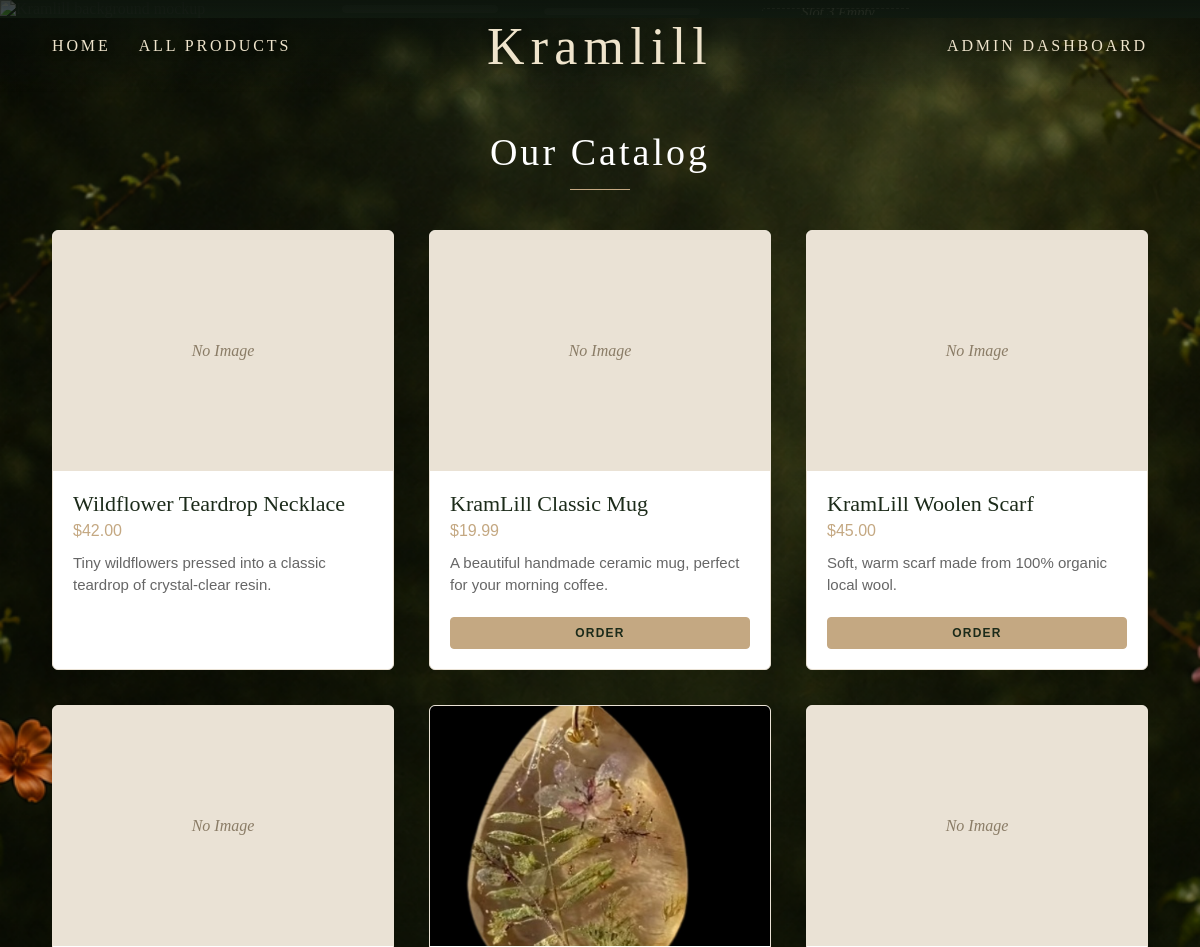
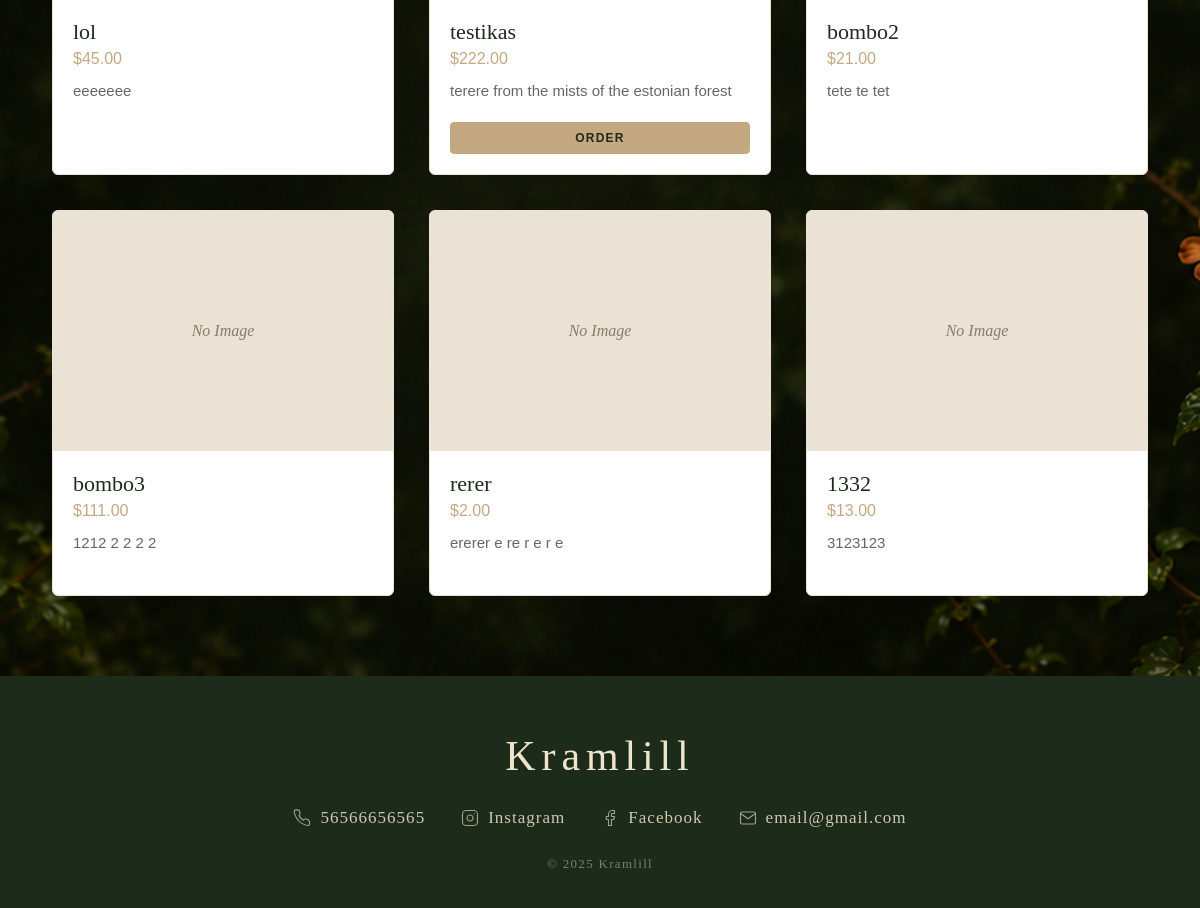
The page / on the database its author committed (2 pictures, top to bottom).
### backend/models.py (models this page shows, shortened)
class Product(db.Model):
    __tablename__ = 'products'
    id = db.Column(db.Integer, primary_key=True)
    name = db.Column(db.String(120), nullable=False)
    description = db.Column(db.Text, nullable=True)
    price = db.Column(db.Float, nullable=False)
    stock = db.Column(db.Integer, nullable=False, default=0)
    image_filename = db.Column(db.String(255), nullable=True)
    where_to_get = db.Column(db.Text, nullable=True)
    instagram_url = db.Column(db.String(255), nullable=True)
    phone = db.Column(db.String(50), nullable=True)
    category = db.Column(db.String(50), nullable=False, default='Normal')

class SiteSettings(db.Model):
    __tablename__ = 'site_settings'
    id = db.Column(db.Integer, primary_key=True)
    phone = db.Column(db.String(50), nullable=True)
    instagram_url = db.Column(db.String(255), nullable=True)
    facebook_url = db.Column(db.String(255), nullable=True)
    email = db.Column(db.String(255), nullable=True)

### backend/app.py (the view)
@app.route('/')
def index():
    pinned_1 = Product.query.filter_by(category='Pinned 1').first()
    pinned_2 = Product.query.filter_by(category='Pinned 2').first()
    pinned_3 = Product.query.filter_by(category='Pinned 3').first()
    normal_products = Product.query.filter_by(category='Normal').all()
    settings = SiteSettings.query.get(1)
    return render_template('index.html', pinned_1=pinned_1, pinned_2=pinned_2, pinned_3=pinned_3, normal_products=normal_products, settings=settings)

### backend/app.py (called while the page is built)
@app.before_request
def csrf_protect():
    if 'csrf_token' not in session:
        session['csrf_token'] = secrets.token_hex(32)
    if request.method == 'POST':
        token = request.form.get('csrf_token')
        if not token or token != session.get('csrf_token'):
            abort(400, "CSRF token missing or invalid.")

@app.before_request
def check_ip_block():
    if request.path.startswith('/admin'):
        ip = get_client_ip()
        if BlockedIP.query.filter_by(ip_address=ip).first():
            abort(403, "Access denied: your IP address has been blocked by the administrator.")

@app.context_processor
def inject_csrf_token():
    return dict(csrf_token=session.get('csrf_token'))

### frontend/templates/index.html (shortened to what this page needs)
<!DOCTYPE html>
<html lang="en">
<head>
    <link rel="stylesheet" href="{{ url_for('static', filename='css/style.css') }}">
</head>
<body>
{% macro gallery_json(product) -%}
{%- set ns = namespace(urls=[]) -%}
{%- if product.image_filename -%}{%- set ns.urls = ns.urls + [url_for('static', filename='uploads/' + product.image_filename)] -%}{%- endif -%}
{%- for gi in product.gallery_images -%}{%- set ns.urls = ns.urls + [url_for('static', filename='uploads/' + gi.filename)] -%}{%- endfor -%}
{{- ns.urls | tojson -}}
{%- endmacro %}
    <header class="site-header">
        <nav class="nav-left desktop-nav">
            <a href="/" class="nav-link">Home</a>
            <a href="/products" class="nav-link" style="margin-left: 24px;">All Products</a>
        </nav>
        <a href="/" class="logo">Kramlill</a>
        <nav class="nav-right desktop-nav">
            <a href="/admin/dashboard" class="nav-link">Admin Dashboard</a>
        </nav>
    </header>
    <main class="landing-container">
        <img src="{{ url_for('static', filename='images/landingpage_background2.png') }}" class="landing-bg" alt="Kramlill background mockup">
        <div class="pinned-slot slot-1">
            {% if pinned_1 %}
                <div class="pinned-product-card product-clickable"
                     data-name="{{ pinned_1.name }}"
                     data-price="{{ '%.2f'|format(pinned_1.price) }}"
                     data-description="{{ pinned_1.description or '' }}"
                     data-where="{{ pinned_1.where_to_get or '' }}"
                     data-instagram="{{ pinned_1.instagram_url or '' }}"
                     data-phone="{{ pinned_1.phone or '' }}"
                     data-gallery='{{ gallery_json(pinned_1) }}'>
                </div>
            {% else %}
                <div class="slot-placeholder">Slot 1 Empty</div>
            {% endif %}
        </div>
        <div class="pinned-slot slot-2">
            {% if pinned_2 %}
                <div class="pinned-product-card product-clickable"
                     data-name="{{ pinned_2.name }}"
                     data-price="{{ '%.2f'|format(pinned_2.price) }}"
                     data-description="{{ pinned_2.description or '' }}"
                     data-where="{{ pinned_2.where_to_get or '' }}"
                     data-instagram="{{ pinned_2.instagram_url or '' }}"
                     data-phone="{{ pinned_2.phone or '' }}"
                     data-gallery='{{ gallery_json(pinned_2) }}'>
                </div>
            {% else %}
                <div class="slot-placeholder">Slot 2 Empty</div>
            {% endif %}
        </div>
        <div class="pinned-slot slot-3">
            {% if pinned_3 %}
                <div class="pinned-product-card product-clickable"
                     data-name="{{ pinned_3.name }}"
                     data-price="{{ '%.2f'|format(pinned_3.price) }}"
                     data-description="{{ pinned_3.description or '' }}"
                     data-where="{{ pinned_3.where_to_get or '' }}"
                     data-instagram="{{ pinned_3.instagram_url or '' }}"
                     data-phone="{{ pinned_3.phone or '' }}"
                     data-gallery='{{ gallery_json(pinned_3) }}'>
                    <div class="pinned-image-container">
                        {% if pinned_3.image_filename %}
                            <img src="{{ url_for('static', filename='uploads/' + pinned_3.image_filename) }}" alt="{{ pinned_3.name }}">
                        {% else %}
                            <div class="image-placeholder">No Image</div>
                        {% endif %}
                    </div>
                    <div class="pinned-details">
                        <h3 class="pinned-name">{{ pinned_3.name }}</h3>
                        <div class="pinned-actions">
                            {% if pinned_3.phone %}
                                <a href="tel:{{ pinned_3.phone }}" class="pinned-btn phone-btn" onclick="event.stopPropagation()">Order</a>
                            {% endif %}
                        </div>
                    </div>
                </div>
            {% else %}
                <div class="slot-placeholder">Slot 3 Empty</div>
            {% endif %}
        </div>
    </main>
    <section class="normal-products-section">
        <h2 class="section-title">Our Catalog</h2>
        <div class="normal-grid">
            {% for product in normal_products %}
                <div class="normal-card product-clickable"
                     data-name="{{ product.name }}"
                     data-price="{{ '%.2f'|format(product.price) }}"
                     data-description="{{ product.description or '' }}"
                     data-where="{{ product.where_to_get or '' }}"
                     data-instagram="{{ product.instagram_url or '' }}"
                     data-phone="{{ product.phone or '' }}"
                     data-gallery='{{ gallery_json(product) }}'>
                    <div class="normal-image-container">
                        {% if product.image_filename %}
                            <img src="{{ url_for('static', filename='uploads/' + product.image_filename) }}" alt="{{ product.name }}">
                        {% else %}
                            <div class="normal-image-placeholder">No Image</div>
                        {% endif %}
                    </div>
                    <div class="normal-details">
                        <h3 class="normal-name">{{ product.name }}</h3>
                        <p class="normal-price">${{ "%.2f"|format(product.price) }}</p>
                        <p class="normal-desc">{{ product.description }}</p>
                        <div class="normal-actions">
                            {% if product.phone %}
                                <a href="tel:{{ product.phone }}" class="normal-btn call" onclick="event.stopPropagation()">Order</a>
                            {% endif %}
                        </div>
                    </div>
                </div>
            {% else %}
                <div class="no-products">
                    <p>No additional catalog products available yet.</p>
                </div>
            {% endfor %}
        </div>
    </section>
    <footer class="site-footer">
        <div class="footer-inner">
            <p class="footer-brand">Kramlill</p>
            <div class="footer-contacts">
                {% if settings and settings.phone %}
                <a href="tel:{{ settings.phone }}" class="footer-contact-item">
                    <span>{{ settings.phone }}</span>
                </a>
                {% endif %}
                {% if settings and settings.instagram_url %}
                <a href="{{ settings.instagram_url }}" target="_blank" class="footer-contact-item">
                    <span>Instagram</span>
                </a>
                {% endif %}
                {% if settings and settings.facebook_url %}
                <a href="{{ settings.facebook_url }}" target="_blank" class="footer-contact-item">
                    <svg xmlns="http://www.w3.org/2000/svg" width="18" height="18" viewBox="0 0 24 24" fill="none" stroke="currentColor" stroke-width="1.5" stroke-linecap="round" stroke-linejoin="round"><path d="M18 2h-3a5 5 0 0 0-5 5v3H7v4h3v8h4v-8h3l1-4h-4V7a1 1 0 0 1 1-1h3z"/></svg>
                    <span>Facebook</span>
                </a>
                {% endif %}
                {% if settings and settings.email %}
                <a href="mailto:{{ settings.email }}" class="footer-contact-item">
                    <svg xmlns="http://www.w3.org/2000/svg" width="18" height="18" viewBox="0 0 24 24" fill="none" stroke="currentColor" stroke-width="1.5" stroke-linecap="round" stroke-linejoin="round"><path d="M4 4h16c1.1 0 2 .9 2 2v12c0 1.1-.9 2-2 2H4c-1.1 0-2-.9-2-2V6c0-1.1.9-2 2-2z"/><polyline points="22,6 12,13 2,6"/></svg>
                    <span>{{ settings.email }}</span>
                </a>
                {% endif %}
            </div>
            <p class="footer-copy">&copy; {{ 2025 }} Kramlill</p>
        </div>
    </footer>
</body>
</html>

### rows shown on the page
Product: shows "No Image", name "Wildflower Teardrop Necklace", price "42.00", description "Tiny wildflowers pressed into a classic teardrop of crystal-clear resin."
Product: shows "No Image", name "KramLill Classic Mug", price "19.99", description "A beautiful handmade ceramic mug, perfect for your morning coffee."
Product: shows "No Image", name "KramLill Woolen Scarf", price "45.00", description "Soft, warm scarf made from 100% organic local wool."
Product: shows "No Image", name "lol", price "45.00", description "eeeeeee"
Product: image_filename (picture), name "testikas", price "222.00", description "terere from the mists of the estonian forest"
Product: shows "No Image", name "bombo2", price "21.00", description "tete te tet"
Product: shows "No Image", name "bombo3", price "111.00", description "1212 2 2 2 2"
Product: shows "No Image", name "rerer", price "2.00", description "ererer e re r e r e"
Product: shows "No Image", name "1332", price "13.00", description "3123123"
SiteSettings: phone "56566656565", email "email@gmail.com"

### other values the page prints
{{ 2025 }} "2025"
